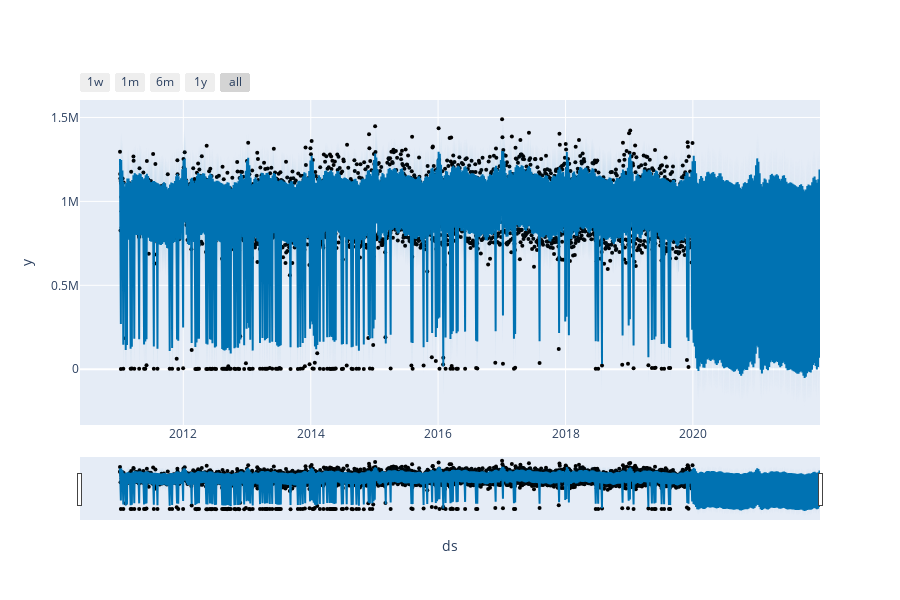

Here is the notebook cell this chart was saved with:
### Code cell
plot_plotly(m_gc, forecast_gc)

### Figure 1 — Plotly figure (JSON) as saved in the notebook; plotly's stock layout.template omitted (floating-point values rounded to 4 significant figures; data arrays with more than 128 entries replaced by an {"elided": "..."} marker saying what was removed)
{"data": [{"marker": {"color": "black", "size": 4}, "mode": "markers", "name": "Actual", "type": "scatter", "x": {"elided": "2478 str values"}, "y": {"elided": "2478 int values"}}, {"hoverinfo": "skip", "line": {"width": 0}, "mode": "lines", "type": "scatter", "x": {"elided": "3208 str values"}, "y": {"elided": "3208 float values"}}, {"fill": "tonexty", "fillcolor": "rgba(0, 114, 178, 0.2)", "line": {"color": "#0072B2", "width": 2}, "mode": "lines", "name": "Predicted", "type": "scatter", "x": {"elided": "3208 str values"}, "y": {"elided": "3208 float values"}}, {"fill": "tonexty", "fillcolor": "rgba(0, 114, 178, 0.2)", "hoverinfo": "skip", "line": {"width": 0}, "mode": "lines", "type": "scatter", "x": {"elided": "3208 str values"}, "y": {"elided": "3208 float values"}}], "layout": {"height": 600, "showlegend": false, "width": 900, "xaxis": {"rangeselector": {"buttons": [{"count": 7, "label": "1w", "step": "day", "stepmode": "backward"}, {"count": 1, "label": "1m", "step": "month", "stepmode": "backward"}, {"count": 6, "label": "6m", "step": "month", "stepmode": "backward"}, {"count": 1, "label": "1y", "step": "year", "stepmode": "backward"}, {"step": "all"}]}, "rangeslider": {"visible": true}, "title": {"text": "ds"}, "type": "date"}, "yaxis": {"title": {"text": "y"}}}}
